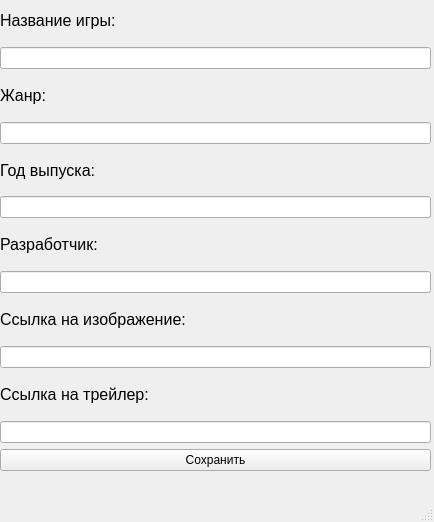
<?xml version="1.0" encoding="UTF-8"?>
<ui version="4.0">
 <class>MainWindow</class>
 <widget class="QMainWindow" name="MainWindow">
  <property name="geometry">
   <rect>
    <x>0</x>
    <y>0</y>
    <width>434</width>
    <height>522</height>
   </rect>
  </property>
  <property name="sizePolicy">
   <sizepolicy hsizetype="Fixed" vsizetype="Fixed">
    <horstretch>0</horstretch>
    <verstretch>0</verstretch>
   </sizepolicy>
  </property>
  <property name="minimumSize">
   <size>
    <width>434</width>
    <height>522</height>
   </size>
  </property>
  <property name="maximumSize">
   <size>
    <width>434</width>
    <height>522</height>
   </size>
  </property>
  <property name="windowTitle">
   <string>MainWindow</string>
  </property>
  <widget class="QWidget" name="centralwidget">
   <widget class="QWidget" name="">
    <property name="geometry">
     <rect>
      <x>0</x>
      <y>0</y>
      <width>431</width>
      <height>471</height>
     </rect>
    </property>
    <layout class="QVBoxLayout" name="verticalLayout">
     <item>
      <widget class="QLabel" name="label">
       <property name="font">
        <font>
         <pointsize>12</pointsize>
        </font>
       </property>
       <property name="text">
        <string>Название игры:</string>
       </property>
      </widget>
     </item>
     <item>
      <widget class="QLineEdit" name="lineEdit"/>
     </item>
     <item>
      <widget class="QLabel" name="label_2">
       <property name="font">
        <font>
         <pointsize>12</pointsize>
        </font>
       </property>
       <property name="text">
        <string>Жанр:</string>
       </property>
      </widget>
     </item>
     <item>
      <widget class="QLineEdit" name="lineEdit_2"/>
     </item>
     <item>
      <widget class="QLabel" name="label_3">
       <property name="font">
        <font>
         <pointsize>12</pointsize>
        </font>
       </property>
       <property name="text">
        <string>Год выпуска:</string>
       </property>
      </widget>
     </item>
     <item>
      <widget class="QLineEdit" name="lineEdit_3"/>
     </item>
     <item>
      <widget class="QLabel" name="label_4">
       <property name="font">
        <font>
         <pointsize>12</pointsize>
        </font>
       </property>
       <property name="text">
        <string>Разработчик:</string>
       </property>
      </widget>
     </item>
     <item>
      <widget class="QLineEdit" name="lineEdit_4"/>
     </item>
     <item>
      <widget class="QLabel" name="label_5">
       <property name="font">
        <font>
         <pointsize>12</pointsize>
        </font>
       </property>
       <property name="text">
        <string>Ссылка на изображение:</string>
       </property>
      </widget>
     </item>
     <item>
      <widget class="QLineEdit" name="lineEdit_5"/>
     </item>
     <item>
      <widget class="QLabel" name="label_6">
       <property name="font">
        <font>
         <pointsize>12</pointsize>
        </font>
       </property>
       <property name="text">
        <string>Ссылка на трейлер:</string>
       </property>
      </widget>
     </item>
     <item>
      <widget class="QLineEdit" name="lineEdit_6"/>
     </item>
     <item>
      <widget class="QPushButton" name="pushButton">
       <property name="text">
        <string>Сохранить</string>
       </property>
      </widget>
     </item>
    </layout>
   </widget>
  </widget>
  <widget class="QMenuBar" name="menubar">
   <property name="geometry">
    <rect>
     <x>0</x>
     <y>0</y>
     <width>434</width>
     <height>26</height>
    </rect>
   </property>
  </widget>
  <widget class="QStatusBar" name="statusbar"/>
 </widget>
 <resources/>
 <connections/>
</ui>
